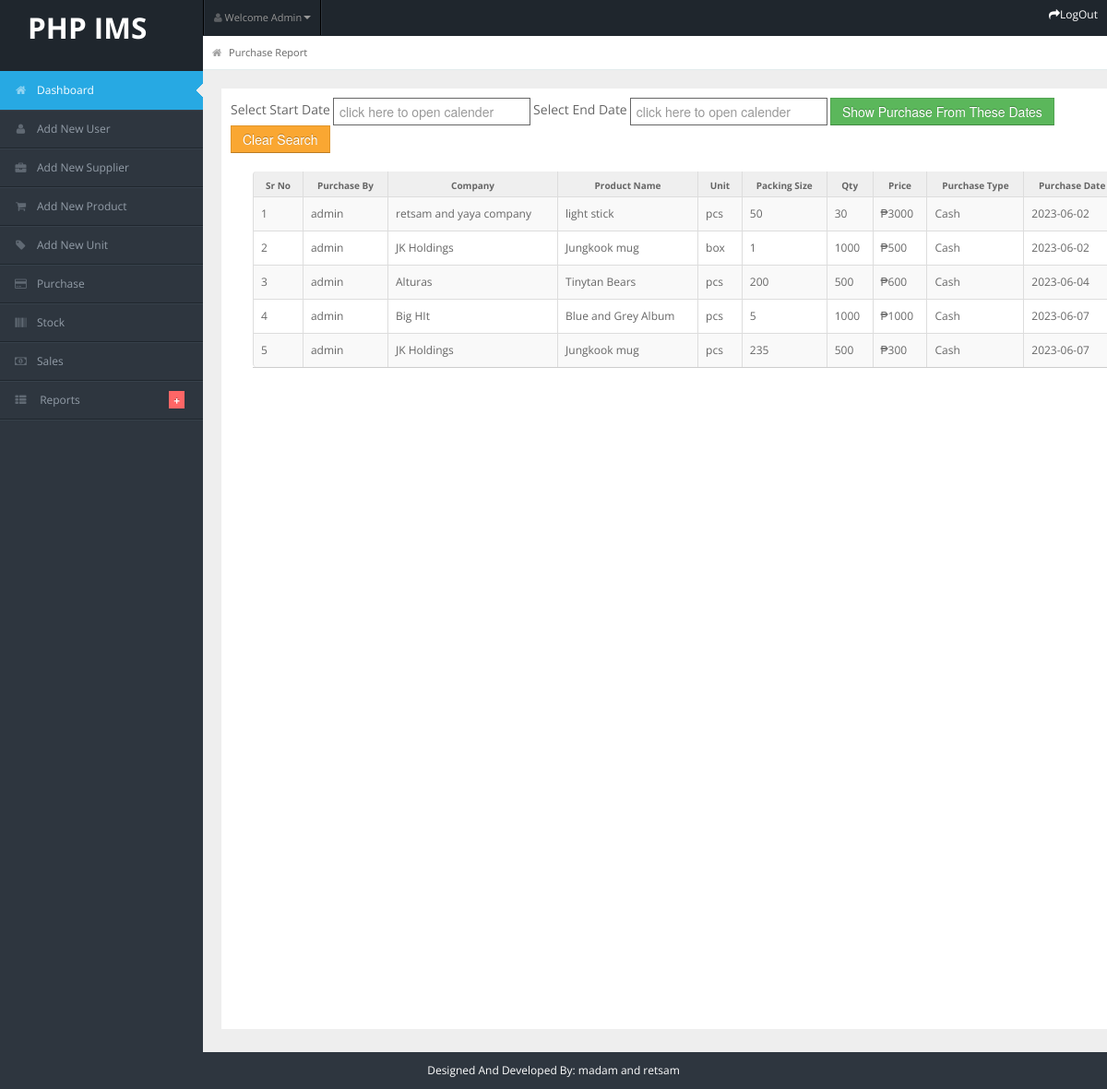
The app's page /admin/purchase_report.php (signed in) with its own data.
### tables this page shows
CREATE TABLE `purchase` (
  `id` int NOT NULL,
  `companyname` varchar(255) NOT NULL,
  `productname` varchar(255) NOT NULL,
  `unit` varchar(255) NOT NULL,
  `packingsize` varchar(255) NOT NULL,
  `qty` int NOT NULL,
  `price` float NOT NULL,
  `type` varchar(255) NOT NULL,
  `date` date NOT NULL,
  `username` varchar(255) NOT NULL
);

### admin/purchase_report.php (the view, shortened to what this page needs)
<?php
include "header.php";
include "../user/db_connect.php";
?>
<?php
    $pesoSymbol =  '&#8369;';
?>
    <div id="content">
        <div id="content-header">
            <div id="breadcrumb"><a href="dashboard.php" title="Go to Dashboard" class="tip-bottom"><i class="icon-home"></i>
                    Purchase Report</a></div>
        </div>
        <div class="container-fluid">
            <div class="row-fluid" style="background-color: white; min-height: 1000px; padding:10px;">
                <form class="form-inline" action="" name="form1" method="post">
                    <div class="form-group">
                        <label for="email">Select Start Date</label>
                        <input type="text" name="dt" id="dt" autocomplete="off" class="form-control" required style="width:200px;border-style:solid; border-width:1px; border-color:#666666" placeholder="click here to open calender"  >
                    </div>
                    <div class="form-group">
                        <label for="email">Select End Date</label>
                        <input type="text" name="dt2" id="dt2" autocomplete="off" placeholder="click here to open calender"  class="form-control" style="width:200px;border-style:solid; border-width:1px; border-color:#666666" >
                    </div>
                    <button type="submit" name="submit1" class="btn btn-success">Show Purchase From These Dates</button>
                    <button type="button" class="btn btn-warning" onclick="clearSearch()">Clear Search</button>
                </form>
                <br>
                <div class="span12">
                    <div class="widget-content nopadding">
                        <?php
                        if (isset($_POST["submit1"]))
                        {
                            ?>
                            <table class="table table-bordered table-striped">
                                <thead>
                                    <tr>
                                        <th>Sr No</th>
                                        <th>Purchase By</th>
                                        <th>Company</th>
                                        <th>Product Name</th>
                                        <th>Unit</th>
                                        <th>Packing Size</th>
                                        <th>Qty</th>
                                        <th>Price</th>
                                        <th>Purchase Type</th>
                                        <th>Purchase Date</th>
                                    </tr>
                                </thead>
                                <tbody>
                                    <?php
                                    $count=0;
                                    $res=mysqli_query($link,"select * from purchase where (date>='$_POST[dt]' && date<='$_POST[dt2]')");
                                    while($row=mysqli_fetch_array($res))
                                    {
                                        $count=$count+1;
                                        echo "<tr>";
                                        echo "<td>"; echo $count; echo "</td>";
                                        echo "<td>"; echo $row["username"]; echo "</td>";
                                        echo "<td>"; echo $row["companyname"]; echo "</td>";
                                        echo "<td>"; echo $row["productname"]; echo "</td>";
                                        echo "<td>"; echo $row["unit"]; echo "</td>";
                                        echo "<td>"; echo $row["packingsize"]; echo "</td>";
                                        echo "<td>"; echo $row["qty"]; echo "</td>";
                                        echo "<td>"; echo $pesoSymbol; echo $row["price"]; echo "</td>";
                                        echo "<td>"; echo $row["type"]; echo "</td>";
                                        echo "<td>"; echo $row["date"]; echo "</td>";
                                        echo "</tr>";
                                    }
                                    ?>
                                </tbody>
                            </table>
                            <?php
                        }
                        else{
                            ?>
                            <table class="table table-bordered table-striped">
                                <thead>
                                    <tr>
                                        <th>Sr No</th>
                                        <th>Purchase By</th>
                                        <th>Company</th>
                                        <th>Product Name</th>
                                        <th>Unit</th>
                                        <th>Packing Size</th>
                                        <th>Qty</th>
                                        <th>Price</th>
                                        <th>Purchase Type</th>
                                        <th>Purchase Date</th>
                                    </tr>
                                </thead>
                                <tbody>
                                    <?php
                                    $count=0;
                                    $res=mysqli_query($link,"select * from purchase");
                                    while($row=mysqli_fetch_array($res))
                                    {
                                        $count=$count+1;
                                        echo "<tr>";
                                        echo "<td>"; echo $count; echo "</td>";
                                        echo "<td>"; echo $row["username"]; echo "</td>";
                                        echo "<td>"; echo $row["companyname"]; echo "</td>";
                                        echo "<td>"; echo $row["productname"]; echo "</td>";
                                        echo "<td>"; echo $row["unit"]; echo "</td>";
                                        echo "<td>"; echo $row["packingsize"]; echo "</td>";
                                        echo "<td>"; echo $row["qty"]; echo "</td>";
                                        echo "<td>"; echo $pesoSymbol; echo $row["price"]; echo "</td>";
                                        echo "<td>"; echo $row["type"]; echo "</td>";
                                        echo "<td>"; echo $row["date"]; echo "</td>";
                                        echo "</tr>";
                                    }
                                    ?>
                                </tbody>
                            </table>
                            <?php
                        }
                        ?>
                    </div>
            </div>
        </div>
    </div>
    </div>
<?php
include "footer.php";
?>

### admin/header.php (shortened to what this page needs)
<!DOCTYPE html>
<html lang="en">
<head>
    <link rel="stylesheet" href="css/bootstrap.min.css"/>
    <link rel="stylesheet" href="css/bootstrap-responsive.min.css"/>
    <link rel="stylesheet" href="css/fullcalendar.css"/>
    <link rel="stylesheet" href="css/matrix-style.css"/>
    <link rel="stylesheet" href="css/matrix-media.css"/>
    <link href="font-awesome/css/font-awesome.css" rel="stylesheet"/>
    <link rel="stylesheet" href="css/jquery.gritter.css"/>
</head>
<body>
<div id="header">
    <h2 style="color: white;position: absolute">
        <a href="dashboard.html" style="color:white; margin-left: 30px; margin-top: 40px">PHP IMS</a>
    </h2>
</div>
<div id="user-nav" class="navbar navbar-inverse">
    <ul class="nav">
        <li class="dropdown" id="profile-messages">
            <a title="" href="#" data-toggle="dropdown" data-target="#profile-messages" class="dropdown-toggle"><i
                    class="icon icon-user"></i> <span class="text">Welcome Admin</span><b class="caret"></b></a>
        </li>
    </ul>
</div>
<div id="sidebar">
    <ul>
        <li class="active">
            <a href="dashboard.php"><i class="icon icon-home"></i><span>Dashboard</span></a>
        </li>
        <li>
            <a href="add_new_user.php"><i class="icon icon-user"></i><span>Add New User</span></a>
        </li>
        <li>
            <a href="add_new_supplier.php"><i class="icon icon-briefcase"></i><span>Add New Supplier</span></a>
        </li>
        <li>
            <a href="add_new_product.php"><i class="icon icon-shopping-cart"></i><span>Add New Product</span></a>
        </li>
        <li>
            <a href="add_new_unit.php"><i class="icon icon-tag "></i><span>Add New Unit</span></a>
        </li>
        <li>
            <a href="purchase.php"><i class="icon icon-credit-card"></i><span>Purchase</span></a>
        </li>
        <li>
            <a href="stock.php"><i class="icon icon-barcode"></i><span>Stock</span></a>
        </li>
        <li>
            <a href="sales.php"><i class="icon icon-money"></i><span>Sales</span></a>
        </li>
        <li class="submenu"><a href="#"><i class="icon icon-th-list"></i> <span>Reports</span> <span
                class="label label-important">+</span></a>
        </li>
    </ul>
</div>
<div id="search">
        <a href="logout.php" style="color:white"><i class="icon icon-share-alt"></i><span>LogOut</span></a>
</div>

### admin/footer.php (shortened to what this page needs)
<div class="row-fluid">
    <div id="footer" class="span12" style="color:white"> Designed And Developed By: madam and retsam</div>
</div>
</body>
</html>
<link rel="stylesheet" href="http://code.jquery.com/ui/1.9.2/themes/base/jquery-ui.css" />

### admin/css/matrix-style.css (style rules this page uses)
* { outline:none !important; -moz-outline: none !important; }
html, body { height:100% }
body { overflow-x: hidden; margin-top: -10px; font-family: 'Open Sans', sans-serif; font-size:12px; color:#666; }
a { color:#666; }
select, textarea, input[type="text"], input[type="password"], input[type="datetime"], input[type="datetime-local"], input[type="date"], input[type="month"], input[type="time"], input[type="week"], input[type="number"], input[type="email"], input[type="url"], input[type="search"], input[type="tel"], input[type="color"], .uneditable-input, .label, .dropdown-menu, .btn, .well, .progress, .table-bordered, .btn-group > .btn:first-child, .btn-group > .btn:last-child, .btn-group > .btn:last-child, .btn-group > .dropdown-toggle, .alert { border-radius:0px; }
.btn, textarea, input[type="text"], input[type="password"], input[type="datetime"], input[type="datetime-local"], input[type="date"], input[type="month"], input[type="time"], input[type="week"], input[type="number"], input[type="email"], input[type="url"], input[type="search"], input[type="tel"], input[type="color"], .uneditable-input { box-shadow:none; }
.progress, .progress-success .bar, .progress .bar-success, .progress-warning .bar, .progress .bar-warning, .progress-danger .bar, .progress .bar-danger, .progress-info .bar, .progress .bar-info, .btn, .btn-primary { background-image:none; }
#footer { padding:10px; text-align:center; }
.label-important, .badge-important { background:#f74d4d; }
#header { height: 77px; position: relative; width: 100%; z-index: -9; }
#search { position: absolute; z-index: 25; top: 6px; right:10px; }
#user-nav { position: absolute; left: 220px; top:0px; z-index: 20; margin: 0; }
#user-nav > ul { margin: 0; padding: 0; list-style: none; border-right: 1px solid #2e363f;border-left: 1px solid #000; }
#user-nav > ul > li { float: left; list-style-type: none; margin: 0; position: relative; padding: 0; border-left: 1px solid #2e363f; border-right: 1px solid #000; }
#user-nav > ul > li > a { padding:9px 10px; display: block; font-size: 11px; }
#user-nav > ul > li > a > i, #sidebar li a i { opacity: .5; margin-top: 2px; }
#sidebar { display: block; float: left; position: relative; width: 220px; z-index: 16; }
#sidebar > ul { list-style: none; margin: 0px 0 0; padding: 0; position: absolute; width: 220px; }
#sidebar > ul > li { display: block; position: relative; }
#sidebar > ul > li > a { padding: 10px 0 10px 15px; display: block; color: #939da8; }
#sidebar > ul > li > a > i { margin-right: 10px; }
#sidebar > ul > li.active > a { background: url("../img/menu-active.png") no-repeat scroll right center transparent !important; text-decoration:none; }
#sidebar > ul > li > a > .label { margin: 0 20px 0 0; float: right; padding: 3px 5px 2px; }
#content { background: none repeat scroll 0 0 #eeeeee; margin-left: 220px; margin-right: 0; padding-bottom: 25px; position: relative; min-height:100%; width: auto; }
#content-header { position: abslute; width: 100%; margin-top: -38px; z-index: 20; }
.container-fluid .row-fluid:first-child { margin-top: 20px; }
#breadcrumb { background-color: #fff; border-bottom: 1px solid #e3ebed; }
#breadcrumb a { padding: 8px 20px 8px 10px; display: inline-block; background-image: url('../img/breadcrumb.png'); background-position: center right; background-repeat: no-repeat; font-size: 11px; color: #666666; }
#breadcrumb a:last-child { background-image:none; }
#breadcrumb a i { margin-right: 5px; opacity: .6; }
.stat-boxes .peity_bar_good, .stat-boxes .peity_line_good, { color: #459D1C; }
.widget-title, .modal-header, .table th, div.dataTables_wrapper .ui-widget-header { background:#efefef; border-bottom: 1px solid #CDCDCD; height: 36px; }
.widget-content { padding:15px; border-bottom: 1px solid #cdcdcd; }
.table th { height: auto; font-size: 10px; padding: 5px 10px 2px; border-bottom: 0; text-align: center; color: #666666; }
.nopadding { padding: 0 !important; }
.nopadding .table { margin-bottom: 0; }
.nopadding .table-bordered { border: 0; }
form { margin-bottom: 0; }

### admin/footer.php (style rules this page uses)
.form-inline .form-group { display:inline-block;margin-bottom:0;vertical-align:middle }
.form-inline .form-control { display:inline-block;width:auto;vertical-align:middle }

### records on screen
purchase: username "admin", companyname "retsam and yaya company", productname "light stick", unit "pcs", packingsize "50", qty "30", price "3000", type "Cash", date "2023-06-02"
purchase: username "admin", companyname "JK Holdings", productname "Jungkook mug", unit "box", packingsize "1", qty "1000", price "500", type "Cash", date "2023-06-02"
purchase: username "admin", companyname "Alturas", productname "Tinytan Bears", unit "pcs", packingsize "200", qty "500", price "600", type "Cash", date "2023-06-04"
purchase: username "admin", companyname "Big HIt", productname "Blue and Grey Album", unit "pcs", packingsize "5", qty "1000", price "1000", type "Cash", date "2023-06-07"
purchase: username "admin", companyname "JK Holdings", productname "Jungkook mug", unit "pcs", packingsize "235", qty "500", price "300", type "Cash", date "2023-06-07"
